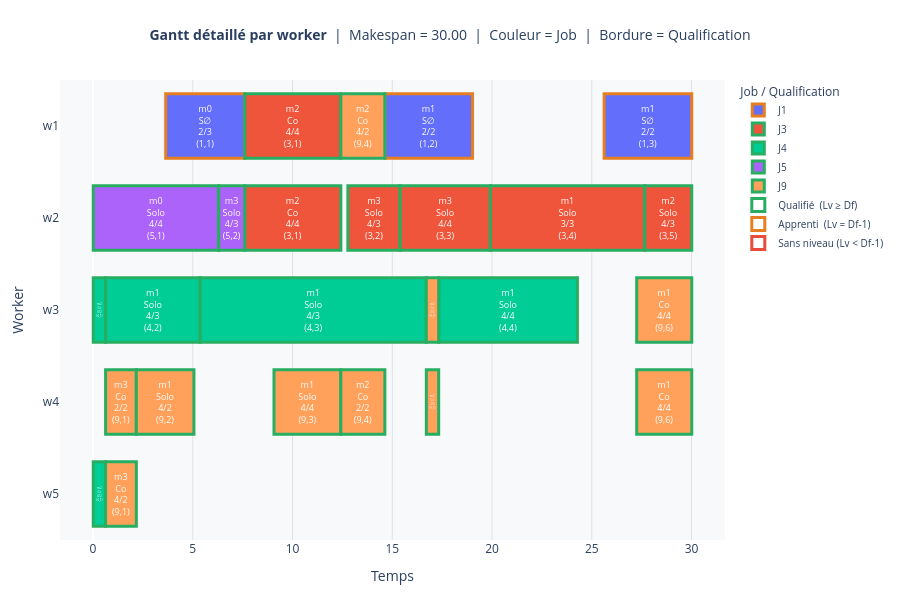

Notebook code for this chart:
### Code cell
gantt_chart_rich(df, render="notebook", save_path=None)

### Figure 1 — Plotly figure (JSON) as saved in the notebook; plotly's stock layout.template omitted (floating-point values rounded to 4 significant figures)
{"data": [{"base": [3.641, 14.63, 25.62], "customdata": [["(1,1)", "J1", "alone without levels", "2.175527314432144", "3.0", "0.0", "True", "3.96", "7.59"], ["(1,2)", "J1", "alone without levels", "1.6971764899300812", "2.0", "1.0", "True", "4.39", "19.01"], ["(1,3)", "J1", "alone without levels", "1.6971764899300812", "2.0", "1.0", "True", "4.39", "30.0"]], "hovertemplate": "<b>%{y}  —  %{customdata[0]}  (%{customdata[1]})</b><br>Mode       : %{customdata[2]}<br>Niveau w   : %{customdata[3]}<br>Difficulté : %{customdata[4]}<br>Métier     : m%{customdata[5]}<br>Job réalisé: %{customdata[6]}<br>Durée      : %{customdata[7]} u<br>Début : %{base:.2f}  |  Fin : %{customdata[8]}<br><extra></extra>", "insidetextanchor": "middle", "marker": {"color": "#636EFA", "line": {"color": ["#E67E22", "#E67E22", "#E67E22"], "width": 3}}, "name": "J1", "orientation": "h", "text": ["m0<br>S∅<br>2/3<br>(1,1)", "m1<br>S∅<br>2/2<br>(1,2)", "m1<br>S∅<br>2/2<br>(1,3)"], "textfont": {"color": "white", "size": 9}, "textposition": "inside", "type": "bar", "x": [3.961, 4.391, 4.391], "y": ["w1", "w1", "w1"]}, {"base": [7.603, 7.603, 12.77, 15.39, 19.92, 27.65], "customdata": [["(3,1)", "J3", "collaboratively", "4.0", "4.0", "2.0", "True", "4.82", "12.41"], ["(3,1)", "J3", "collaboratively", "4.0", "4.0", "2.0", "True", "4.82", "12.41"], ["(3,2)", "J3", "alone", "4.0", "3.0", "3.0", "True", "2.62", "15.38"], ["(3,3)", "J3", "alone", "4.0", "4.0", "3.0", "True", "4.52", "19.91"], ["(3,4)", "J3", "alone", "3.121591552939666", "3.0", "1.0", "True", "7.74", "27.64"], ["(3,5)", "J3", "alone", "4.0", "3.0", "2.0", "True", "2.36", "30.0"]], "hovertemplate": "<b>%{y}  —  %{customdata[0]}  (%{customdata[1]})</b><br>Mode       : %{customdata[2]}<br>Niveau w   : %{customdata[3]}<br>Difficulté : %{customdata[4]}<br>Métier     : m%{customdata[5]}<br>Job réalisé: %{customdata[6]}<br>Durée      : %{customdata[7]} u<br>Début : %{base:.2f}  |  Fin : %{customdata[8]}<br><extra></extra>", "insidetextanchor": "middle", "marker": {"color": "#EF553B", "line": {"color": ["#27AE60", "#27AE60", "#27AE60", "#27AE60", "#27AE60", "#27AE60"], "width": 3}}, "name": "J3", "orientation": "h", "text": ["m2<br>Co<br>4/4<br>(3,1)", "m2<br>Co<br>4/4<br>(3,1)", "m3<br>Solo<br>4/3<br>(3,2)", "m3<br>Solo<br>4/4<br>(3,3)", "m1<br>Solo<br>3/3<br>(3,4)", "m2<br>Solo<br>4/3<br>(3,5)"], "textfont": {"color": "white", "size": 9}, "textposition": "inside", "type": "bar", "x": [4.818, 4.818, 2.618, 4.524, 7.735, 2.358], "y": ["w1", "w2", "w2", "w2", "w2", "w2"]}, {"base": [0.01, 0.6289, 5.374, 17.32, 0.01], "customdata": [["(4,1)", "J4", "collaboratively", "2.6637091343370978", "2.0", "2.0", "True", "0.62", "0.62"], ["(4,2)", "J4", "alone", "4.0", "3.0", "1.0", "True", "4.75", "5.36"], ["(4,3)", "J4", "alone", "4.0", "3.0", "1.0", "True", "11.33", "16.7"], ["(4,4)", "J4", "alone", "4.0", "4.0", "1.0", "True", "6.95", "24.27"], ["(4,1)", "J4", "collaboratively", "3.973704517025181", "2.0", "2.0", "True", "0.62", "0.62"]], "hovertemplate": "<b>%{y}  —  %{customdata[0]}  (%{customdata[1]})</b><br>Mode       : %{customdata[2]}<br>Niveau w   : %{customdata[3]}<br>Difficulté : %{customdata[4]}<br>Métier     : m%{customdata[5]}<br>Job réalisé: %{customdata[6]}<br>Durée      : %{customdata[7]} u<br>Début : %{base:.2f}  |  Fin : %{customdata[8]}<br><extra></extra>", "insidetextanchor": "middle", "marker": {"color": "#00CC96", "line": {"color": ["#27AE60", "#27AE60", "#27AE60", "#27AE60", "#27AE60"], "width": 3}}, "name": "J4", "orientation": "h", "text": ["m2<br>Co<br>3/2<br>(4,1)", "m1<br>Solo<br>4/3<br>(4,2)", "m1<br>Solo<br>4/3<br>(4,3)", "m1<br>Solo<br>4/4<br>(4,4)", "m2<br>Co<br>4/2<br>(4,1)"], "textfont": {"color": "white", "size": 9}, "textposition": "inside", "type": "bar", "x": [0.6189, 4.745, 11.33, 6.954, 0.6189], "y": ["w3", "w3", "w3", "w3", "w5"]}, {"base": [0.01, 6.298], "customdata": [["(5,1)", "J5", "alone", "4.0", "4.0", "0.0", "True", "6.29", "6.29"], ["(5,2)", "J5", "alone", "4.0", "3.0", "3.0", "True", "1.31", "7.59"]], "hovertemplate": "<b>%{y}  —  %{customdata[0]}  (%{customdata[1]})</b><br>Mode       : %{customdata[2]}<br>Niveau w   : %{customdata[3]}<br>Difficulté : %{customdata[4]}<br>Métier     : m%{customdata[5]}<br>Job réalisé: %{customdata[6]}<br>Durée      : %{customdata[7]} u<br>Début : %{base:.2f}  |  Fin : %{customdata[8]}<br><extra></extra>", "insidetextanchor": "middle", "marker": {"color": "#AB63FA", "line": {"color": ["#27AE60", "#27AE60"], "width": 3}}, "name": "J5", "orientation": "h", "text": ["m0<br>Solo<br>4/4<br>(5,1)", "m3<br>Solo<br>4/3<br>(5,2)"], "textfont": {"color": "white", "size": 9}, "textposition": "inside", "type": "bar", "x": [6.288, 1.305], "y": ["w2", "w2"]}, {"base": [12.42, 16.71, 27.25, 0.6289, 2.169, 9.07, 12.42, 16.71, 27.25, 0.6289], "customdata": [["(9,4)", "J9", "collaboratively", "4.0", "2.0", "2.0", "True", "2.21", "14.62"], ["(9,5)", "J9", "collaboratively", "2.6637091343370978", "2.0", "2.0", "True", "0.62", "17.31"], ["(9,6)", "J9", "collaboratively", "4.0", "4.0", "1.0", "True", "2.76", "30.0"], ["(9,1)", "J9", "collaboratively", "2.4089614543126174", "2.0", "3.0", "True", "1.54", "2.16"], ["(9,2)", "J9", "alone", "4.0", "2.0", "1.0", "True", "2.89", "5.05"], ["(9,3)", "J9", "alone", "4.0", "4.0", "1.0", "True", "3.35", "12.41"], ["(9,4)", "J9", "collaboratively", "2.0105347998909435", "2.0", "2.0", "True", "2.21", "14.62"], ["(9,5)", "J9", "collaboratively", "2.0105347998909435", "2.0", "2.0", "True", "0.62", "17.31"], ["(9,6)", "J9", "collaboratively", "4.0", "4.0", "1.0", "True", "2.76", "30.0"], ["(9,1)", "J9", "collaboratively", "4.0", "2.0", "3.0", "True", "1.54", "2.16"]], "hovertemplate": "<b>%{y}  —  %{customdata[0]}  (%{customdata[1]})</b><br>Mode       : %{customdata[2]}<br>Niveau w   : %{customdata[3]}<br>Difficulté : %{customdata[4]}<br>Métier     : m%{customdata[5]}<br>Job réalisé: %{customdata[6]}<br>Durée      : %{customdata[7]} u<br>Début : %{base:.2f}  |  Fin : %{customdata[8]}<br><extra></extra>", "insidetextanchor": "middle", "marker": {"color": "#FFA15A", "line": {"color": ["#27AE60", "#27AE60", "#27AE60", "#27AE60", "#27AE60", "#27AE60", "#27AE60", "#27AE60", "#27AE60", "#27AE60"], "width": 3}}, "name": "J9", "orientation": "h", "text": ["m2<br>Co<br>4/2<br>(9,4)", "m2<br>Co<br>3/2<br>(9,5)", "m1<br>Co<br>4/4<br>(9,6)", "m3<br>Co<br>2/2<br>(9,1)", "m1<br>Solo<br>4/2<br>(9,2)", "m1<br>Solo<br>4/4<br>(9,3)", "m2<br>Co<br>2/2<br>(9,4)", "m2<br>Co<br>2/2<br>(9,5)", "m1<br>Co<br>4/4<br>(9,6)", "m3<br>Co<br>4/2<br>(9,1)"], "textfont": {"color": "white", "size": 9}, "textposition": "inside", "type": "bar", "x": [2.207, 0.6189, 2.76, 1.54, 2.886, 3.35, 2.207, 0.6189, 2.76, 1.54], "y": ["w1", "w3", "w3", "w4", "w4", "w4", "w4", "w4", "w4", "w5"]}, {"marker": {"color": "white", "line": {"color": "#27AE60", "width": 3}, "size": 13, "symbol": "square"}, "mode": "markers", "name": "Qualifié  (Lv ≥ Df)", "showlegend": true, "type": "scatter", "x": [null], "y": [null]}, {"marker": {"color": "white", "line": {"color": "#E67E22", "width": 3}, "size": 13, "symbol": "square"}, "mode": "markers", "name": "Apprenti  (Lv = Df-1)", "showlegend": true, "type": "scatter", "x": [null], "y": [null]}, {"marker": {"color": "white", "line": {"color": "#E74C3C", "width": 3}, "size": 13, "symbol": "square"}, "mode": "markers", "name": "Sans niveau (Lv < Df-1)", "showlegend": true, "type": "scatter", "x": [null], "y": [null]}], "layout": {"bargap": 0.3, "barmode": "overlay", "height": 600, "hoverlabel": {"bgcolor": "white", "font": {"size": 12}}, "legend": {"font": {"size": 10}, "title": {"text": "Job / Qualification"}, "tracegroupgap": 8}, "margin": {"b": 60, "l": 60, "r": 60, "t": 80}, "paper_bgcolor": "white", "plot_bgcolor": "#F8F9FA", "title": {"font": {"size": 14}, "text": "<b>Gantt détaillé par worker</b>  |  Makespan = 30.00  |  Couleur = Job  |  Bordure = Qualification", "x": 0.5}, "xaxis": {"gridcolor": "#DEE2E6", "showgrid": true, "title": {"text": "Temps"}}, "yaxis": {"categoryarray": ["w5", "w4", "w3", "w2", "w1"], "categoryorder": "array", "showgrid": false, "title": {"text": "Worker"}}}}
